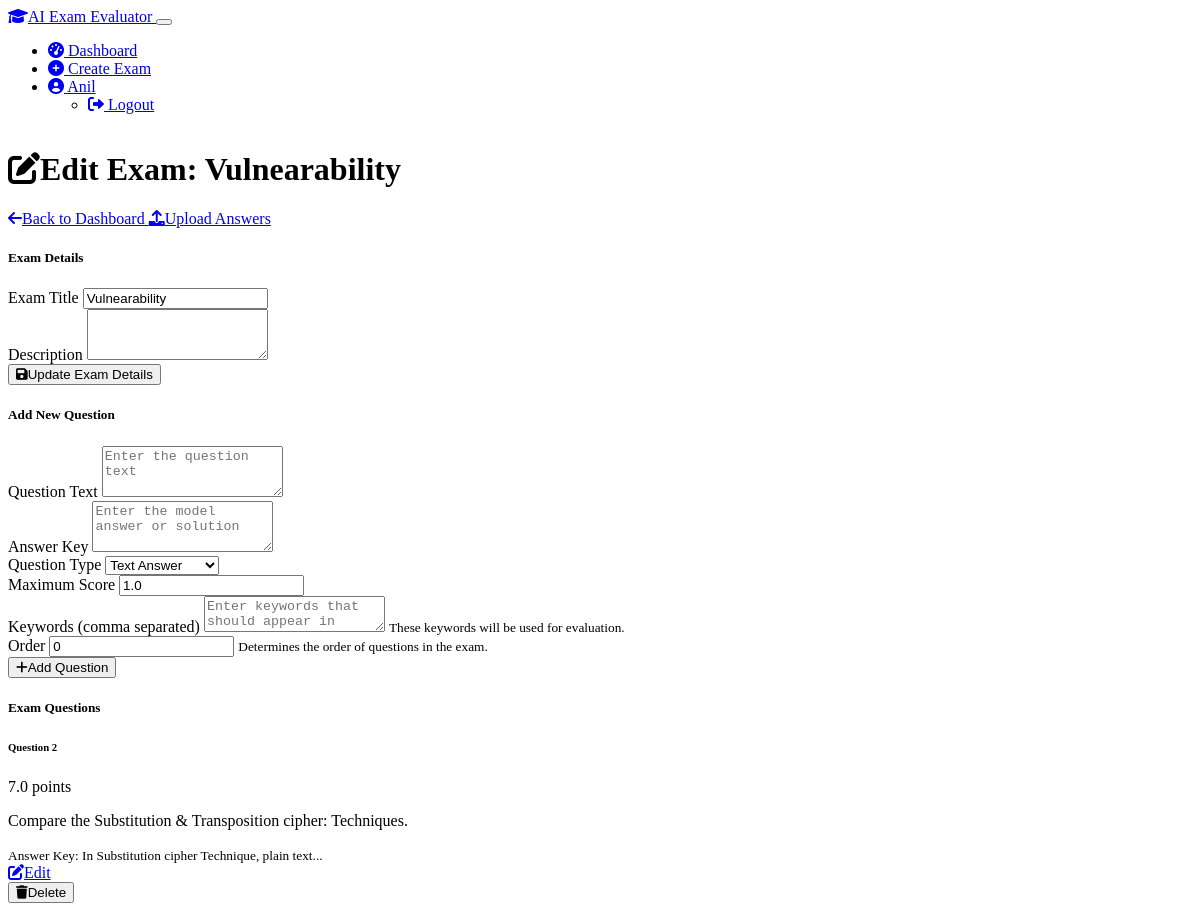
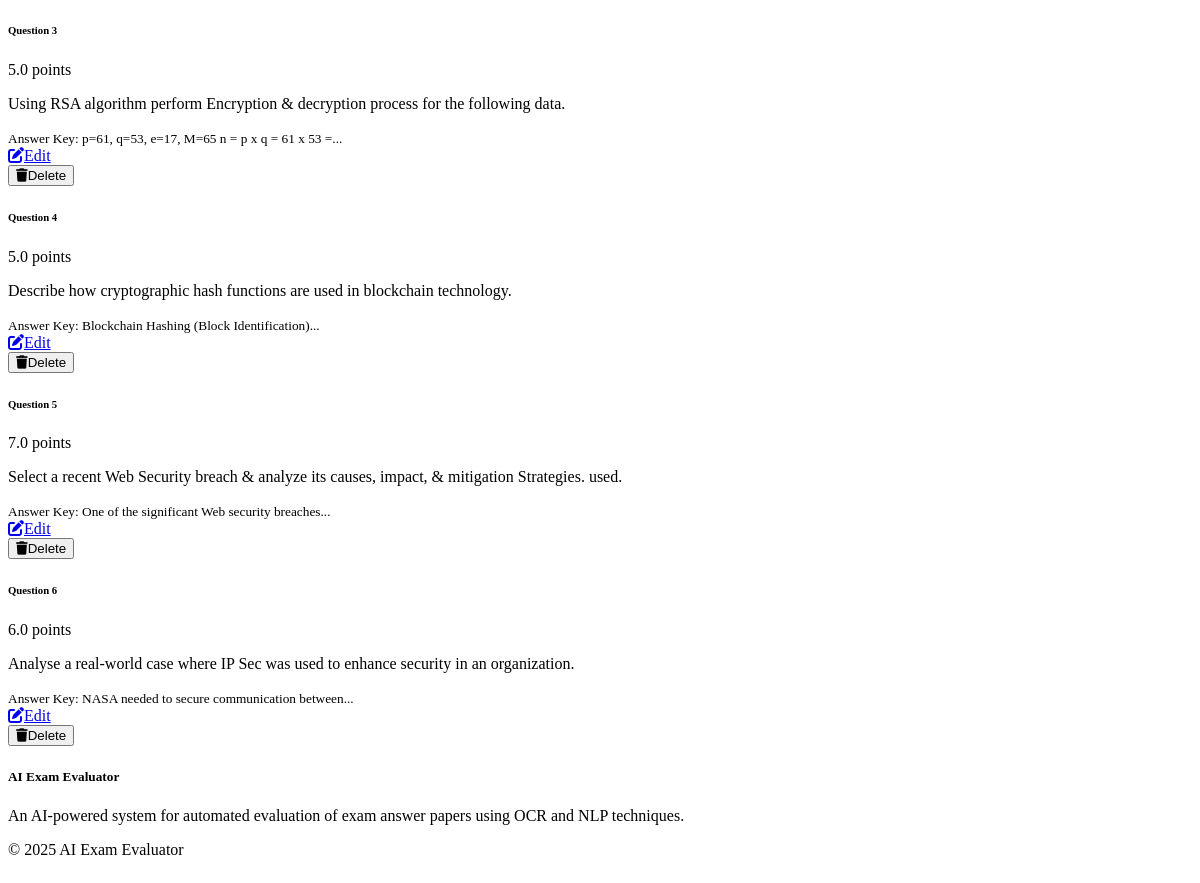
Screenshot of /exam/2/edit (signed in) with the database file from the repository (2 pictures, top to bottom).
### models.py (models this page shows, shortened)
class User(UserMixin, db.Model):
    id = db.Column(db.Integer, primary_key=True)
    username = db.Column(db.String(64), unique=True, nullable=False)
    email = db.Column(db.String(120), unique=True, nullable=False)
    password_hash = db.Column(db.String(256))
    is_faculty = db.Column(db.Boolean, default=True)
    created_at = db.Column(db.DateTime, default=datetime.utcnow)
    exams = db.relationship('Exam', backref='faculty', lazy=True)

class Exam(db.Model):
    id = db.Column(db.Integer, primary_key=True)
    title = db.Column(db.String(128), nullable=False)
    description = db.Column(db.Text)
    created_at = db.Column(db.DateTime, default=datetime.utcnow)
    faculty_id = db.Column(db.Integer, db.ForeignKey('user.id'), nullable=False)
    questions = db.relationship('Question', backref='exam', lazy=True, cascade="all, delete-orphan")
    submissions = db.relationship('Submission', backref='exam', lazy=True, cascade="all, delete-orphan")

class Question(db.Model):
    id = db.Column(db.Integer, primary_key=True)
    exam_id = db.Column(db.Integer, db.ForeignKey('exam.id'), nullable=False)
    text = db.Column(db.Text, nullable=False)
    answer_key = db.Column(db.Text, nullable=False)
    max_score = db.Column(db.Float, default=1.0)
    question_type = db.Column(db.String(20), default='text')  # text, mcq, etc.
    keywords = db.Column(db.Text)  # Comma-separated keywords for evaluation
    order = db.Column(db.Integer, default=0)

### routes/exam_routes.py (the view, shortened to what this page needs)
@exam_bp.route('/exam/<int:exam_id>/edit', methods=['GET', 'POST'])
@login_required
def edit_exam(exam_id):
    exam = Exam.query.get_or_404(exam_id)
    if exam.faculty_id != current_user.id:
        flash('You do not have permission to edit this exam.', 'danger')
        return redirect(url_for('exam.dashboard'))
    questions = Question.query.filter_by(exam_id=exam_id).order_by(Question.order).all()
    exam_form = ExamForm(obj=exam)
    if exam_form.validate_on_submit() and 'update_exam' in request.form:
        exam_form.populate_obj(exam)
        db.session.commit()
        flash('Exam updated successfully!', 'success')
        return redirect(url_for('exam.edit_exam', exam_id=exam_id))
    question_form = QuestionForm()
    return render_template(
        'upload_exam.html',
        exam=exam,
        exam_form=exam_form,
        question_form=question_form,
        questions=questions,
        title="Edit Exam"
    )

### forms.py
class ExamForm(FlaskForm):
    title = StringField('Exam Title', validators=[DataRequired(), Length(max=128)])
    description = TextAreaField('Description', validators=[Optional(), Length(max=500)])

class QuestionForm(FlaskForm):
    text = TextAreaField('Question', validators=[DataRequired()])
    answer_key = TextAreaField('Answer Key', validators=[DataRequired()])
    keywords = TextAreaField('Keywords (comma separated)', validators=[Optional()])
    max_score = FloatField('Maximum Score', validators=[DataRequired()], default=1.0)
    question_type = SelectField('Question Type', choices=[
        ('text', 'Text Answer'),
        ('mcq', 'Multiple Choice'),
        ('short', 'Short Answer')
    ], default='text')
    order = IntegerField('Order', default=0)

### app.py (called while the page is built)
@login_manager.user_loader
def load_user(user_id):
    from models import User
    return User.query.get(int(user_id))

### templates/upload_exam.html (shortened to what this page needs)
{% extends "layout.html" %}
{% block content %}
<div class="container">
  <div class="d-flex justify-content-between align-items-center mb-4">
    <h1 class="h2">
      {% if exam %}
        <i class="fas fa-edit me-2"></i>Edit Exam: {{ exam.title }}
      {% elif question %}
        <i class="fas fa-question-circle me-2"></i>Edit Question
      {% else %}
        <i class="fas fa-plus-circle me-2"></i>Create New Exam
      {% endif %}
    </h1>
    {% if exam %}
    <div>
      <a href="{{ url_for('exam.dashboard') }}" class="btn btn-outline-secondary me-2">
        <i class="fas fa-arrow-left me-1"></i>Back to Dashboard
      </a>
      <a href="{{ url_for('exam.upload_answers', exam_id=exam.id) }}" class="btn btn-success">
        <i class="fas fa-upload me-1"></i>Upload Answers
      </a>
    </div>
    {% endif %}
  </div>
  {% if exam %}
    <div class="row">
      <div class="col-md-5">
        <div class="card shadow-sm mb-4">
          <div class="card-header">
            <h5 class="card-title mb-0">Exam Details</h5>
          </div>
          <div class="card-body">
            <form method="POST" action="{{ url_for('exam.edit_exam', exam_id=exam.id) }}">
              <div class="mb-3">
                <label for="title" class="form-label">Exam Title</label>
                {{ exam_form.title(class="form-control", id="title") }}
              </div>
              <div class="mb-3">
                <label for="description" class="form-label">Description</label>
                {{ exam_form.description(class="form-control", id="description", rows=3) }}
              </div>
              <div class="d-grid">
                <button type="submit" name="update_exam" class="btn btn-primary">
                  <i class="fas fa-save me-1"></i>Update Exam Details
                </button>
              </div>
            </form>
          </div>
        </div>
      </div>
      <div class="col-md-7">
        {% if question %}
          <div class="card shadow-sm mb-4">
            <div class="card-header">
              <h5 class="card-title mb-0">Edit Question</h5>
            </div>
            <div class="card-body">
              <form method="POST" action="{{ url_for('exam.edit_question', exam_id=exam.id, question_id=question.id) }}">
                {{ question_form.hidden_tag() }}
                <div class="mb-3">
                  <label for="text" class="form-label">Question Text</label>
                  {{ question_form.text(class="form-control", id="text", rows=3) }}
                  {% if question_form.text.errors %}
                    <div class="text-danger">
                      {% for error in question_form.text.errors %}
                        <small>{{ error }}</small>
                      {% endfor %}
                    </div>
                  {% endif %}
                </div>
                <div class="mb-3">
                  <label for="answer_key" class="form-label">Answer Key</label>
                  {{ question_form.answer_key(class="form-control", id="answer_key", rows=3) }}
                  {% if question_form.answer_key.errors %}
                    <div class="text-danger">
                      {% for error in question_form.answer_key.errors %}
                        <small>{{ error }}</small>
                      {% endfor %}
                    </div>
                  {% endif %}
                </div>
                <div class="row">
                  <div class="col-md-6 mb-3">
                    <label for="question_type" class="form-label">Question Type</label>
                    {{ question_form.question_type(class="form-control", id="question_type") }}
                  </div>
                  <div class="col-md-6 mb-3">
                    <label for="max_score" class="form-label">Maximum Score</label>
                    {{ question_form.max_score(class="form-control", id="max_score", type="number", step="0.5") }}
                  </div>
                </div>
                <div class="mb-3">
                  <label for="keywords" class="form-label">Keywords (comma separated)</label>
                  {{ question_form.keywords(class="form-control", id="keywords", placeholder="Enter keywords that should appear in correct answers") }}
                  <small class="form-text text-muted">These keywords will be used for evaluation.</small>
                </div>
                <div class="mb-3">
                  <label for="order" class="form-label">Order</label>
                  {{ question_form.order(class="form-control", id="order", type="number") }}
                  <small class="form-text text-muted">Determines the order of questions in the exam.</small>
                </div>
                <div class="d-flex justify-content-between">
                  <a href="{{ url_for('exam.edit_exam', exam_id=exam.id) }}" class="btn btn-outline-secondary">
                    <i class="fas fa-times me-1"></i>Cancel
                  </a>
                  <button type="submit" class="btn btn-primary">
                    <i class="fas fa-save me-1"></i>Save Question
                  </button>
                </div>
              </form>
            </div>
          </div>
        {% else %}
          <div class="card shadow-sm mb-4">
            <div class="card-header">
              <h5 class="card-title mb-0">Add New Question</h5>
            </div>
            <div class="card-body">
              <form method="POST" action="{{ url_for('exam.edit_exam', exam_id=exam.id) }}">
                <div class="mb-3">
                  <label for="text" class="form-label">Question Text</label>
                  {{ question_form.text(class="form-control", id="text", rows=3, placeholder="Enter the question text") }}
                </div>
                <div class="mb-3">
                  <label for="answer_key" class="form-label">Answer Key</label>
                  {{ question_form.answer_key(class="form-control", id="answer_key", rows=3, placeholder="Enter the model answer or solution") }}
                </div>
                <div class="row">
                  <div class="col-md-6 mb-3">
                    <label for="question_type" class="form-label">Question Type</label>
                    {{ question_form.question_type(class="form-control", id="question_type") }}
                  </div>
                  <div class="col-md-6 mb-3">
                    <label for="max_score" class="form-label">Maximum Score</label>
                    {{ question_form.max_score(class="form-control", id="max_score", type="number", step="0.5") }}
                  </div>
                </div>
                <div class="mb-3">
                  <label for="keywords" class="form-label">Keywords (comma separated)</label>
                  {{ question_form.keywords(class="form-control", id="keywords", placeholder="Enter keywords that should appear in correct answers") }}
                  <small class="form-text text-muted">These keywords will be used for evaluation.</small>
                </div>
                <div class="mb-3">
                  <label for="order" class="form-label">Order</label>
                  {{ question_form.order(class="form-control", id="order", type="number") }}
                  <small class="form-text text-muted">Determines the order of questions in the exam.</small>
                </div>
                <div class="d-grid">
                  <button type="submit" name="add_question" class="btn btn-success">
                    <i class="fas fa-plus me-1"></i>Add Question
                  </button>
                </div>
              </form>
            </div>
          </div>
        {% endif %}
        {% if questions %}
          <div class="card shadow-sm">
            <div class="card-header">
              <h5 class="card-title mb-0">Exam Questions</h5>
            </div>
            <div class="card-body">
              <div class="list-group question-list">
                {% for q in questions|sort(attribute='order') %}
                  <div class="list-group-item question-item">
                    <div class="d-flex justify-content-between">
                      <h6 class="mb-1">Question {{ q.order + 1 }}</h6>
                      <span class="badge bg-primary">{{ q.max_score }} points</span>
                    </div>
                    <p class="mb-1">{{ q.text|truncate(100) }}</p>
                    <small class="text-muted">
                      Answer Key: {{ q.answer_key|truncate(50) }}
                    </small>
                    <div class="mt-2 question-actions">
                      <a href="{{ url_for('exam.edit_question', exam_id=exam.id, question_id=q.id) }}" class="btn btn-sm btn-outline-primary">
                        <i class="fas fa-edit me-1"></i>Edit
                      </a>
                      <form action="{{ url_for('exam.delete_question', exam_id=exam.id, question_id=q.id) }}" method="POST" class="d-inline" onsubmit="return confirm('Are you sure you want to delete this question?');">
                        <button type="submit" class="btn btn-sm btn-outline-danger">
                          <i class="fas fa-trash me-1"></i>Delete
                        </button>
                      </form>
                    </div>
                  </div>
                {% endfor %}
              </div>
            </div>
          </div>
        {% endif %}
      </div>
    </div>
  {% endif %}
</div>
{% endblock %}

### templates/layout.html (shortened to what this page needs)
<!DOCTYPE html>
<html lang="en">
<head>
  <link rel="stylesheet" href="https://cdn.replit.com/agent/bootstrap-agent-dark-theme.min.css">
  <link rel="stylesheet" href="https://cdnjs.cloudflare.com/ajax/libs/font-awesome/6.0.0/css/all.min.css">
  <link rel="stylesheet" href="{{ url_for('static', filename='css/custom.css') }}">
</head>
<body data-bs-theme="dark">
  <nav class="navbar navbar-expand-lg navbar-dark bg-dark">
    <div class="container">
      <a class="navbar-brand" href="{{ url_for('auth.index') }}">
        <i class="fas fa-graduation-cap me-2"></i>AI Exam Evaluator
      </a>
      <button class="navbar-toggler" type="button" data-bs-toggle="collapse" data-bs-target="#navbarNav">
      </button>
      <div class="collapse navbar-collapse" id="navbarNav">
        <ul class="navbar-nav ms-auto">
          {% if current_user.is_authenticated %}
            <li class="nav-item">
              <a class="nav-link" href="{{ url_for('exam.dashboard') }}">
                <i class="fas fa-tachometer-alt me-1"></i> Dashboard
              </a>
            </li>
            <li class="nav-item">
              <a class="nav-link" href="{{ url_for('exam.create_exam') }}">
                <i class="fas fa-plus-circle me-1"></i> Create Exam
              </a>
            </li>
            <li class="nav-item dropdown">
              <a class="nav-link dropdown-toggle" href="#" id="navbarDropdown" role="button" data-bs-toggle="dropdown">
                <i class="fas fa-user-circle me-1"></i> {{ current_user.username }}
              </a>
              <ul class="dropdown-menu dropdown-menu-end">
                <li>
                  <a class="dropdown-item" href="{{ url_for('auth.logout') }}">
                    <i class="fas fa-sign-out-alt me-1"></i> Logout
                  </a>
                </li>
              </ul>
            </li>
          {% endif %}
        </ul>
      </div>
    </div>
  </nav>
  <main class="container py-4">
    {% block content %}{% endblock %}
  </main>
  <footer class="bg-dark text-light py-4 mt-5">
    <div class="container">
      <div class="row">
        <div class="col-md-6">
          <h5>AI Exam Evaluator</h5>
          <p>An AI-powered system for automated evaluation of exam answer papers using OCR and NLP techniques.</p>
        </div>
        <div class="col-md-6 text-md-end">
          <p>&copy; 2025 AI Exam Evaluator</p>
        </div>
      </div>
    </div>
  </footer>
</body>
</html>

### static/css/custom.css (style rules this page uses)
body { min-height: 100vh; display: flex; flex-direction: column; }
main { flex: 1; }

### rows the page displays
User: username "Anil"
Exam: title "Vulnearability"
Question: q.order+1 "2", max_score "7.0", text "Compare the Substitution & Transposition cipher: Techniques.", answer_key "In Substitution cipher Technique, plain text..."
Question: q.order+1 "3", max_score "5.0", text "Using RSA algorithm perform Encryption & decryption process for the following data.", answer_key "p=61, q=53, e=17, M=65 n = p x q = 61 x 53 =..."
Question: q.order+1 "4", max_score "5.0", text "Describe how cryptographic hash functions are used in blockchain technology.", answer_key "Blockchain Hashing (Block Identification)..."
Question: q.order+1 "5", max_score "7.0", text "Select a recent Web Security breach & analyze its causes, impact, & mitigation Strategies. used.", answer_key "One of the significant Web security breaches..."
Question: q.order+1 "6", max_score "6.0", text "Analyse a real-world case where IP Sec was used to enhance security in an organization.", answer_key "NASA needed to secure communication between..."
